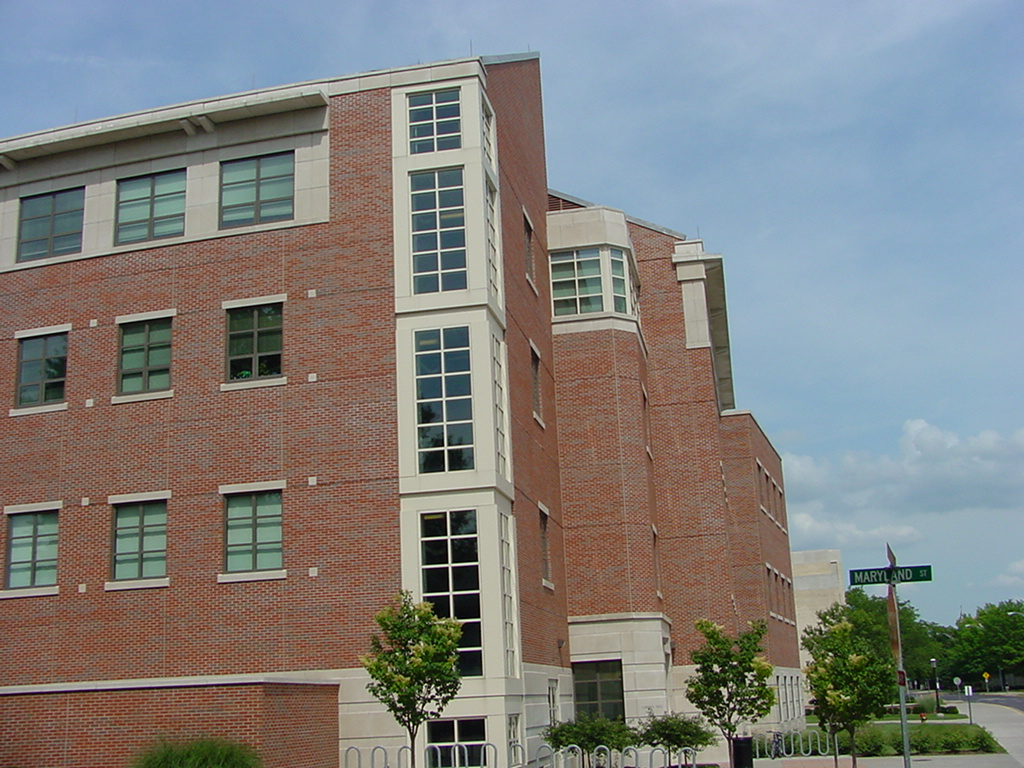
#> input picture assignment1-pictures/building.jpg, 1024 x 768 px
$ python a1bByHand.py ../assignment1-pictures/building.jpg
#> lines starting #> are read from the running program, lines starting #| are printed output that depends on the picture
from cProfile import label
import random
import numpy as np
import matplotlib.pyplot as plt
import cv2
import sys
from scipy.spatial import distance


# main function
def main():
    # if the function call is incorrect
    if len(sys.argv) != 2:
            print("Incorrect number of paramaters!!\nPlease run this program using the following:\n'python a1b.py <input_image>'")

    # if the function call is correct, run the program
    else:
        # read rgb image & initialize
        image = cv2.imread(sys.argv[1], 1)
#> image is the input picture: shape (768, 1024, 3); mean B, G, R 125.1, 127.3, 127.5

        # Change color to RGB (from BGR)
        image = cv2.cvtColor(image, cv2.COLOR_BGR2RGB)

        # display original image image
        cv2.imshow('Original Image', image)
        cv2.waitKey(0)

        # getting k value from user
        k = int(input("Select a k value: "))
#> the answer given: 1
        print("Segmenting using kmeans...")

        # Reshaping the image into a 2D array of pixels and 3 color values (RGB)
        pixel_vals = image.reshape((-1,3))
        # Convert to float
        pixel_vals = np.float32(pixel_vals)


        # initialize k indexes for random centers
        randomCenters = np.array([])
        for x in range(k):
                val = random.randint(0, len(pixel_vals))
                randomCenters = np.append(randomCenters, val)
#> this loop made 1 pass
#> (val, randomCenters) on pass 1: (403958, [403958])


        # iterate __ times
        for i in range(1):
                # go through every pixel in the image
                for j in range(0, len(pixel_vals)):
                        print(j)
                        dist = 1000
                        chosenCenter = randomCenters[0]
                        # for each pixel, find the distance from each center
                        for l in range(0, k):
                                # choose the center with the minimum distance
                                if distance.euclidean(pixel_vals[j], pixel_vals[int(randomCenters[l])]) < dist:
                                        dist = distance.euclidean(pixel_vals[j], pixel_vals[int(randomCenters[l])])
                                        chosenCenter = randomCenters[l]
                        # assign the pixel to the color of the center it's closest to
                        pixel_vals[j] = pixel_vals[int(chosenCenter)]
                # move the center to the average of the pixels

        # convert data into 8-bit values
        pixel_vals = np.uint8(pixel_vals)
        # segmented_data = pixel_vals[labels.flatten()]

        # reshape data into the original image dimensions
        segmented_image = pixel_vals.reshape((image.shape))
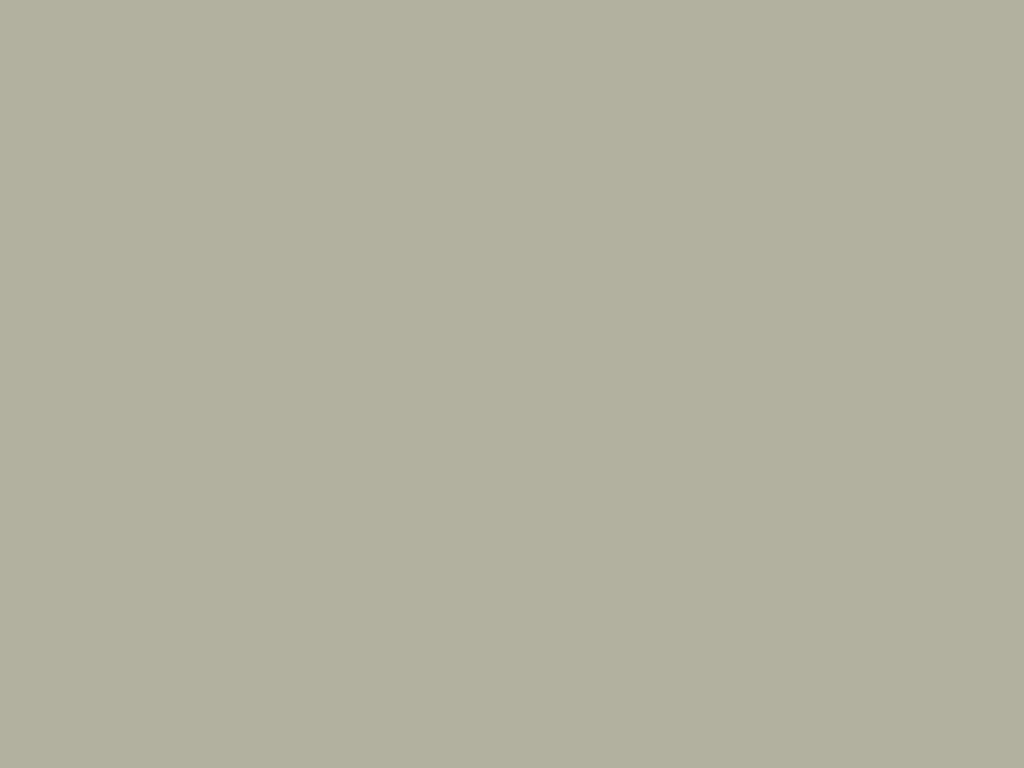
#> segmented_image: shape (768, 1024, 3); mean R, G, B 178, 175, 158

        # connected component labelling here I think
        # cv2.connectedComponents(segmented_image)

        # display segmented image image
        cv2.imshow('Segmented Image', segmented_image)
        cv2.waitKey(0)

main()
